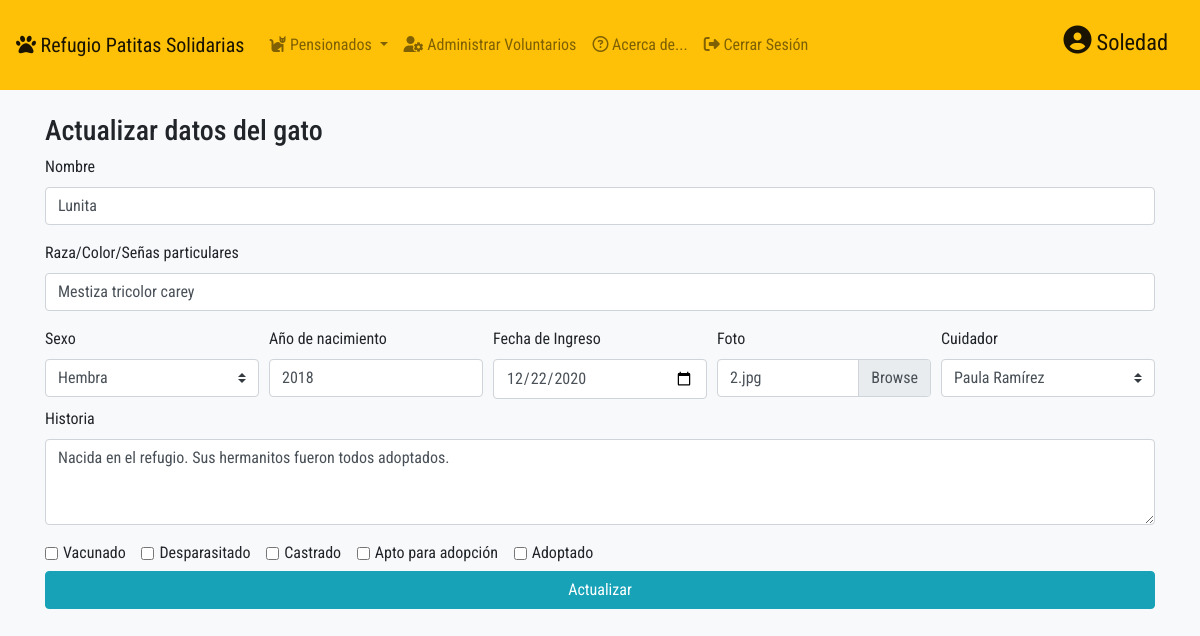
/db/edit_gato.php?id=2 (signed in), run on the app's committed database.
### tables this page shows
CREATE TABLE `gatos` (
  `id_gato` smallint(6) NOT NULL,
  `nom_gato` varchar(40) NOT NULL,
  `sexo` varchar(6) NOT NULL DEFAULT '',
  `raza_color` varchar(200) NOT NULL,
  `agno_nacim` smallint(4) NOT NULL,
  `fecha_ingreso` date NOT NULL,
  `historia` varchar(500) NOT NULL,
  `vacunado` tinyint(1) NOT NULL,
  `desparasitado` tinyint(1) NOT NULL,
  `castrado` tinyint(1) NOT NULL,
  `foto` varchar(200) DEFAULT '0.jpg',
  `mentor` int(11) NOT NULL,
  `apto_adopc` tinyint(1) NOT NULL,
  `adoptado` tinyint(1) NOT NULL
);

CREATE TABLE `usuarios` (
  `id` int(11) NOT NULL,
  `apellido` varchar(50) NOT NULL,
  `nombre` varchar(50) NOT NULL,
  `usuario` varchar(20) NOT NULL DEFAULT 'voluntario',
  `clave` varchar(255) NOT NULL DEFAULT 'voluntario',
  `celular` varchar(20) NOT NULL,
  `email` varchar(50) NOT NULL
);

### db/edit_gato.php (the view, shortened to what this page needs)
<?php
include("conexion.php");
if (isset($_GET['id'])) {
    $id = $_GET['id'];
    $query = "SELECT *, usuarios.id, usuarios.apellido, usuarios.nombre FROM gatos JOIN usuarios ON gatos.mentor = usuarios.id WHERE gatos.id_gato = $id;";
    $resultado = mysqli_query($conexion, $query);
    if (mysqli_num_rows($resultado) == 1) {
        $row = mysqli_fetch_array($resultado);
        $nombre = $row['nom_gato'];
        $sexo = $row['sexo'];
        $color = $row['raza_color'];
        $agno = $row['agno_nacim'];
        $ingreso = $row['fecha_ingreso'];
        $hist = $row['historia'];
        $vac = $row['vacunado'];
        $desp = $row['desparasitado'];
        $cast = $row['castrado'];
        $fotop = $row['foto'];
        $mentor = $row['mentor'];
        $adoptable = $row['apto_adopc'];
        $adoptado = $row['adoptado'];
    }
}
?>
<?php include_once("header_admin.php"); ?>
<div class="container mt-4" id="actualizacion">
    <h3>Actualizar datos del gato</h3>
    <form action="edit_gato.php?id=<?php echo $_GET['id']; ?>" method="POST" enctype="multipart/form-data">
        <div class="form-group">
            <label for="formGroupExampleInput">Nombre</label>
            <input type="text" class="form-control" name="nombre" value="<?php echo html_entity_decode($nombre); ?>">
        </div>
        <div class="form-group">
            <label for="formGroupExampleInput2">Raza/Color/Señas particulares</label>
            <input type="text" class="form-control" name="color" value="<?php echo html_entity_decode($color); ?>">
        </div>
        <div class="form-row mb-2">
            <div class="col">
                <label for="formGroupExampleInput2">Sexo</label>
                <select class="custom-select mr-sm-2" name="sexo">
                    <option value="Hembra" <?php if ($sexo == 'Hembra') {
                                                echo 'selected';
                                            } ?>>Hembra</option>
                </select>
            </div>
            <div class="col">
                <label for="formGroupExampleInput2">Año de nacimiento</label>
                <input type="text" class="form-control" name="nacimiento" value="<?php echo $agno; ?>">
            </div>
            <div class="col">
                <label for="formGroupExampleInput2">Fecha de Ingreso</label>
                <input type="date" class="form-control" name="ingreso" value="<?php echo $ingreso; ?>">
            </div>
            <div class="col">Foto<br>
                <div class="custom-file mt-2 align-bottom">
                    <label class="custom-file-label" for="customFile"><?php echo $fotop; ?></label>
                </div>
            </div>
            <div class="col">
                <label for="formGroupExampleInput2">Cuidador</label>
                <select class="custom-select mr-sm-2" name="mentor">
                    <?php
                    $query1 = "SELECT id, apellido, nombre  FROM usuarios";
                    $valores = mysqli_query($conexion, $query1);
                    while ($voluntario = mysqli_fetch_array($valores)) {
                    ?>
                        <option value="<?php echo $voluntario['id']; ?>" <?php if ($voluntario['id'] == $mentor) {
                                                                                echo 'selected';
                                                                            } ?>>
                            <?php
                            echo html_entity_decode($voluntario['nombre'] . ' ' . $voluntario['apellido']);
                            ?>
                        </option>
                    <?php } ?>
                </select>
            </div>
        </div>
        <div class="form-group">
            <label for="exampleFormControlTextarea1">Historia</label>
            <textarea class="form-control" id="exampleFormControlTextarea1" rows="3" value="<?php echo html_entity_decode($hist); ?>" name="hist"><?php echo html_entity_decode($hist); ?></textarea>
        </div>
        <div class="form-check form-check-inline">
            <input class="form-check-input" type="checkbox" value="1" id="1" <?php if ($vac == 1) {
                                                                                    echo 'checked="checked"';
                                                                                } ?> name="is_vacunado">
            <label class="form-check-label" for="1">Vacunado</label>
        </div>
        <div class="form-check form-check-inline">
            <input class="form-check-input" type="checkbox" value="1" id="2" <?php if ($desp == 1) {
                                                                                    echo 'checked="checked"';
                                                                                } ?> name="is_desparasitado">
            <label class="form-check-label" for="2">Desparasitado</label>
        </div>
        <div class="form-check form-check-inline">
            <input class="form-check-input" type="checkbox" value="1" id="3" <?php if ($cast == 1) {
                                                                                    echo 'checked="checked"';
                                                                                } ?> name="is_castrado">
            <label class="form-check-label" for="3">Castrado</label>
        </div>
        <div class="form-check form-check-inline">
            <input class="form-check-input" type="checkbox" value="1" id="4" <?php if ($adoptable == 1) {
                                                                                    echo 'checked="checked"';
                                                                                } ?> name="is_adoptable">
            <label class="form-check-label" for="4">Apto para adopción</label>
        </div>
        <div class="form-check form-check-inline">
            <input class="form-check-input" type="checkbox" value="1" id="5" <?php if ($adoptado == 1) {
                                                                                    echo 'checked="checked"';
                                                                                } ?> name="is_adoptado">
            <label class="form-check-label" for="5">Adoptado</label>
        </div><button class="btn btn-info btn-block mt-1" name="update">Actualizar </button>
    </form>
</div>
<?php include_once('footer_admin.php'); ?>

### styles/admin.css (style rules this page uses)
body { font-family: 'Roboto Condensed', sans-serif; }

### data on the page
gatos: nombre "Lunita", color "Mestiza tricolor carey", sexo "Hembra", nacimiento "2018", ingreso "12/22/2020", mentor "Paula Ramírez", hist "Nacida en el refugio. Sus hermanitos fueron todos adoptados."

### other printed values
html_entity_decode($_SESSION['username']) "Soledad"
